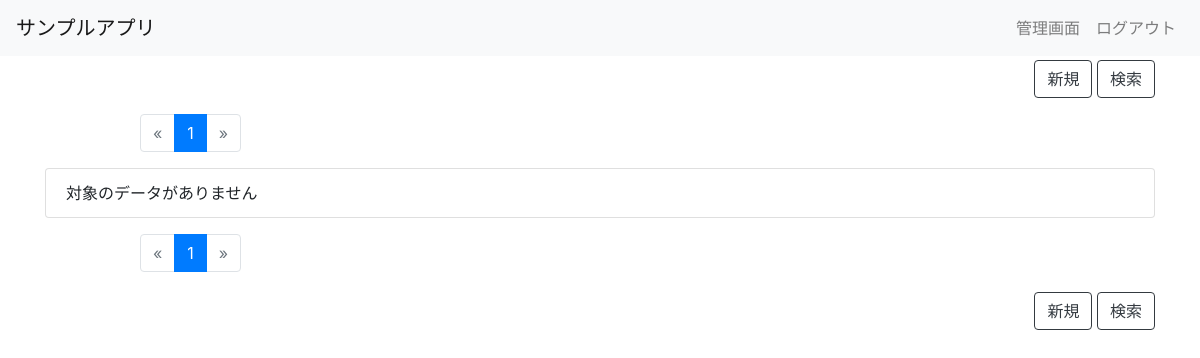
The page / (signed in) on the database as committed earlier.
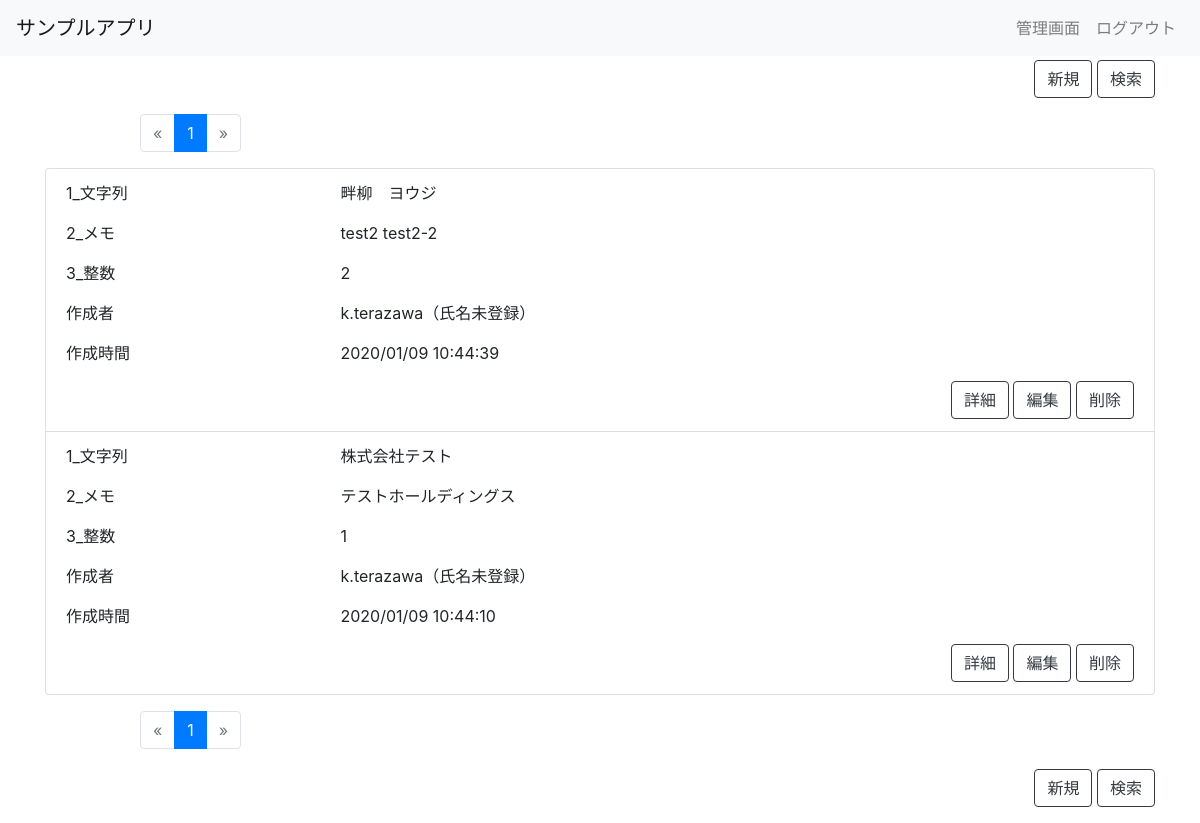
The same page on the database as committed later.
### app/models.py (models this page shows, shortened)
class Item(models.Model):
    sample_1 = models.CharField(
        verbose_name='会社名',
        max_length=20,
        blank=True,
        null=True,
    )
    sample_2 = models.TextField(
        verbose_name='店名',
        blank=True,
        null=True,
    )
    sample_3 = models.IntegerField(
        verbose_name='店舗数',
        blank=True,
        null=True,
    )
    sample_4 = models.FloatField(
        verbose_name='サンプル項目4 浮動小数点',
        blank=True,
        null=True,
    )
    sample_5 = models.DecimalField(
        verbose_name='サンプル項目5 固定小数点',
        max_digits=5,
        decimal_places=2,
        blank=True,
        null=True,
    )
    sample_6 = models.BooleanField(
        verbose_name='サンプル項目6 ブール値',
    )
    sample_7 = models.DateField(
        verbose_name='サンプル項目7 日付',
        blank=True,
        null=True,
    )
    sample_8 = models.DateTimeField(
        verbose_name='サンプル項目8 日時',
        blank=True,
        null=True,
    )
    sample_9_choice = (
        (1, '月額固定プラン'),
        (2, '成果報酬プラン'),
        (3, 'MEOのみ'),
    )
    sample_9 = models.IntegerField(
        verbose_name='サンプル項目9_選択肢（固定）',
        choices=sample_9_choice,
        blank=True,
        null=True,
    )
    sample_10 = models.ForeignKey(
        User,
        verbose_name='サンプル項目10_選択肢（マスタ連動）',
        blank=True,
        null=True,
        related_name='sample_10',
        on_delete=models.SET_NULL,
    )
    created_by = models.ForeignKey(
        User,
        verbose_name='作成者',
        blank=True,
        null=True,
        related_name='CreatedBy',
        on_delete=models.SET_NULL,
        editable=False,
    )
    created_at = models.DateTimeField(
        verbose_name='作成時間',
        blank=True,
        null=True,
        editable=False,
    )
    updated_by = models.ForeignKey(
        User,
        verbose_name='更新者',
        blank=True,
        null=True,
        related_name='UpdatedBy',
        on_delete=models.SET_NULL,
        editable=False,
    )
    updated_at = models.DateTimeField(
        verbose_name='更新時間',
        blank=True,
        null=True,
        editable=False,
    )
    class Meta:
        verbose_name = 'サンプル'
        verbose_name_plural = 'サンプル'

### users/models.py (models this page shows)
class User(AbstractUser):
    full_name = models.CharField(
        verbose_name='氏名',
        max_length=100,
        blank=True
    )
    is_staff = models.BooleanField(
        _('staff status'),
        default=True,
    )
    def get_full_name(self):
        if self.full_name:
            return self.full_name
        else:
            return self.username + '（氏名未登録）'
    def __str__(self):
        return self.get_full_name()

### app/views.py (the view)
# urls.py: path('', ItemFilterView.as_view(), name='index'),
class ItemFilterView(LoginRequiredMixin, FilterView):
    model = Item
    filterset_class = ItemFilterSet
    strict = False
    paginate_by = 10
    def get(self, request, **kwargs):
        if request.GET:
            request.session['query'] = request.GET
        else:
            request.GET = request.GET.copy()
            if 'query' in request.session.keys():
                for key in request.session['query'].keys():
                    request.GET[key] = request.session['query'][key]
        return super().get(request, **kwargs)
    def get_queryset(self):
        return Item.objects.all().order_by('-created_at')
    def get_context_data(self, *, object_list=None, **kwargs):
        return super().get_context_data(object_list=object_list, **kwargs)

### app/templates/app/item_filter.html (shortened to what this page needs)
{% extends "./_base.html" %}
{% block content %}
    {% load crispy_forms_tags %}
    <div class="container">
        <div class="row">
            <div class="col-12">
                <div class="float-right mt-1">
                    <a class="btn btn-outline-dark" href="{% url 'create' %}">新規</a>
                    <a class="btn btn-outline-dark" data-toggle="modal" data-target="#myModal" href="#">検索</a>
                </div>
            </div>
        </div>
        <div class="row mt-3">
            <div class="col-10 mx-auto">
                {% include "./_pagination.html" %}
            </div>
        </div>
        <div class="row">
            <div class="col-12">
                <ul class="list-group">
                    {% for item in item_list %}
                        <li class="list-group-item">
                            <div class="row">
                                <div class="col-5 col-sm-3">
                                    <p>1_文字列</p>
                                </div>
                                <div class="col-7 col-sm-9">
                                    <p>{{ item.sample_1|default_if_none:"未入力" }}</p>
                                </div>
                            </div>
                            <div class="row">
                                <div class="col-5 col-sm-3">
                                    <p>2_メモ</p>
                                </div>
                                <div class="col-7 col-sm-9">
                                    <p>{{ item.sample_2|default_if_none:"未入力" }}</p>
                                </div>
                            </div>
                            <div class="row">
                                <div class="col-5 col-sm-3">
                                    <p>3_整数</p>
                                </div>
                                <div class="col-7 col-sm-9">
                                    <p>{{ item.sample_3|default_if_none:"未入力" }}</p>
                                </div>
                            </div>
                            <div class="row">
                                <div class="col-5 col-sm-3">
                                    <p>作成者</p>
                                </div>
                                <div class="col-7 col-sm-9">
                                    <p>{{ item.created_by.get_full_name }}</p>
                                </div>
                            </div>
                            <div class="row">
                                <div class="col-5 col-sm-3">
                                    <p>作成時間</p>
                                </div>
                                <div class="col-7 col-sm-9">
                                    <p>{{ item.created_at|date:"Y/m/d G:i:s" }}</p>
                                </div>
                            </div>
                            <div class="row">
                                <div class="col-12">
                                    <div class="float-right">
                                        <a class="btn btn-outline-dark " href="{% url 'detail' item.pk %}">詳細</a>
                                        <a class="btn btn-outline-dark " href="{% url 'update' item.pk %}">編集</a>
                                        <a class="btn btn-outline-dark " href="{% url 'delete' item.pk %}">削除</a>
                                    </div>
                                </div>
                            </div>
                        </li>
                    {% empty %}
                        <li class="list-group-item">
                            対象のデータがありません
                        </li>
                    {% endfor %}
                </ul>
            </div>
        </div>
        <div class="row mt-3">
            <div class="col-10 mx-auto">
                {% include "./_pagination.html" %}
            </div>
        </div>
        <div class="row">
            <div class="col-12">
                <div class="float-right mt-1 mb-3">
                    <a class="btn btn-outline-dark" href="{% url 'create' %}">新規</a>
                    <a class="btn btn-outline-dark" data-toggle="modal" data-target="#myModal" href="#">検索</a>
                </div>
            </div>
        </div>
    </div>
{% endblock %}

### app/templates/app/_base.html (shortened to what this page needs)
{% load static %}
<!DOCTYPE html>
<html lang="ja">
<head>
    <link href="https://maxcdn.bootstrapcdn.com/bootstrap/4.0.0/css/bootstrap.min.css" rel="stylesheet"
>
    <link rel="stylesheet"
          href="https://cdnjs.cloudflare.com/ajax/libs/bootstrap-datepicker/1.8.0/css/bootstrap-datepicker.min.css">
    <link href="{% static "app/css/app.css" %}" rel="stylesheet">
</head>
<body>
<nav class="navbar navbar-expand-md navbar-light bg-light ">
    <a class="navbar-brand" href="#">サンプルアプリ</a>
    <div class="collapse navbar-collapse justify-content-end" id="Navber">
        <ul class="navbar-nav">
            <li class="nav-item">
                <a class="nav-link" href="{% url 'admin:index' %}">管理画面</a>
            </li>
        </ul>
        <ul class="navbar-nav">
            <li class="nav-item">
                <a class="nav-link" href="{% url 'admin:logout' %}">ログアウト</a>
            </li>
        </ul>
    </div>
</nav>
{% block content %}
{% endblock %}
</body>
</html>

### app/templates/app/_pagination.html (shortened to what this page needs)
{% load item_extras %}
<ul class="pagination">
    {% if page_obj.has_previous %}
        <li class="page-item pagination-prev">
            <a class="page-link" href="?{% url_replace request 'page' page_obj.previous_page_number %}">&laquo;</a>
        </li>
    {% else %}
        <li class="disabled page-item pagination-next">
            <span class="page-link">&laquo;</span>
        </li>
    {% endif %}
    {% for page in page_obj.paginator.page_range %}
        {% if page %}
            {% ifequal page page_obj.number %}
                <li class="active page-item">
                    <span class="page-link">{{ page }}
                    </span>
                </li>
            {% else %}
                <li class="page-item">
                    <a class="page-link" href="?{% url_replace request 'page' page %}">{{ page }}</a>
                </li>
            {% endifequal %}
        {% endif %}
    {% endfor %}
    {% if page_obj.has_next %}
        <li class="page-item pagination-next">
            <a class="page-link" href="?{% url_replace request 'page' page_obj.next_page_number %}">&raquo;</a>
        </li>
    {% else %}
        <li class="disabled page-item pagination-next">
            <span class="page-link ">&raquo;</span>
        </li>
    {% endif %}
</ul>

Rows that differ between the two databases and show on the page:
added Item: sample_1 "畔柳 ヨウジ", sample_2 "test2 test2-2", sample_3 "2", created_by.get_full_name "k.terazawa（氏名未登録）", created_at "2020/01/09 10:44:39"
added Item: sample_1 "株式会社テスト", sample_2 "テストホールディングス", sample_3 "1", created_by.get_full_name "k.terazawa（氏名未登録）", created_at "2020/01/09 10:44:10"
Other text that changed with them:
text no longer shown: "対象のデータがありません"
